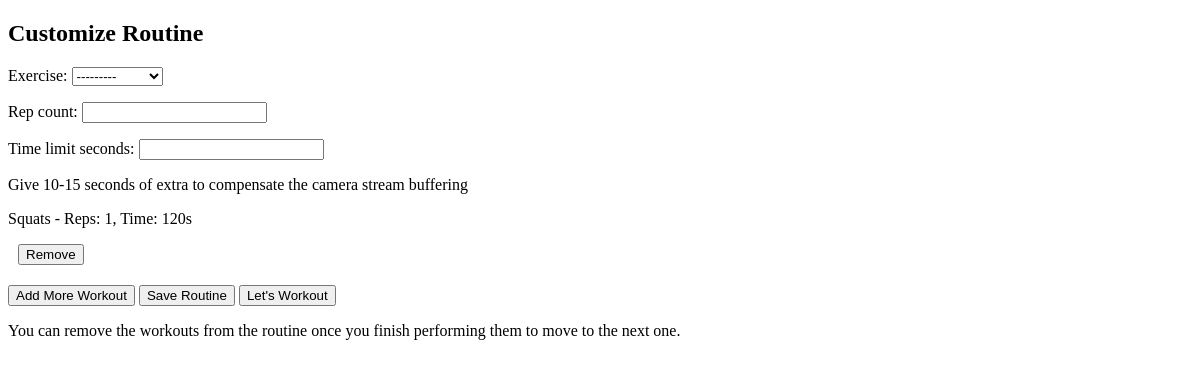
The page /customization/customize-routine/ (signed in) on the database as committed earlier.
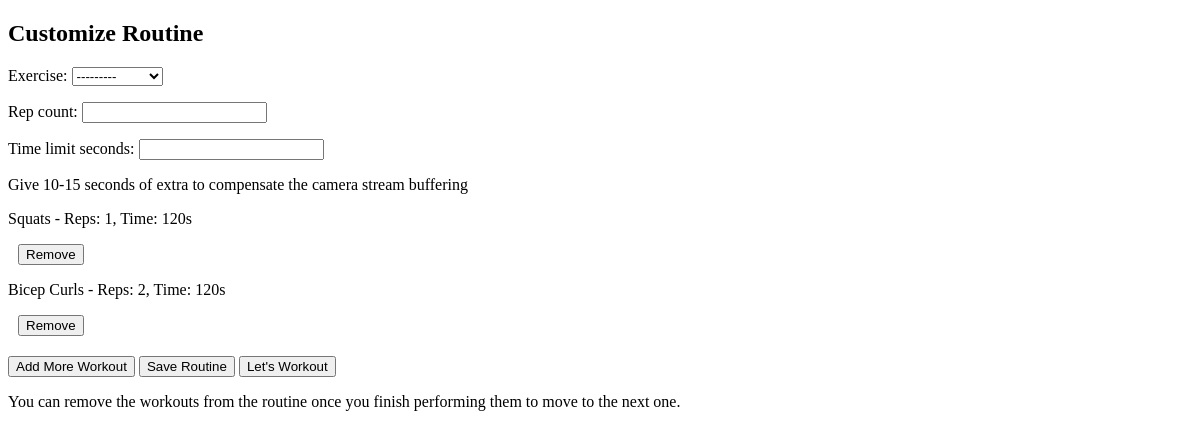
The same page on the database as committed later.
### customization/models.py (models this page shows)
class Workout(models.Model):
    EXERCISE_CHOICES = [
        ('squats', 'Squats'),
        ('bicep_curls', 'Bicep Curls'),
    ]
    routine = models.ForeignKey('Routine', on_delete=models.CASCADE)
    order = models.PositiveIntegerField()
    exercise = models.CharField(max_length=20, choices=EXERCISE_CHOICES)
    rep_count = models.IntegerField()
    time_limit_seconds = models.IntegerField()
    def __str__(self):
        return f'{self.get_exercise_display()} - Reps: {self.rep_count}, Time: {self.time_limit_seconds}s'

### customization/views.py (the view)
# urls.py: path('customize-routine/', customize_routine_view, name='customize_routine'),
@login_required
def customize_routine_view(request):
    routines = Routine.objects.filter(user=request.user)
    if not routines.exists():
        routine = Routine.objects.create(user=request.user)
    else:
        routine = routines.first()
    if request.method == 'POST':
        form = WorkoutForm(request.POST)
        if 'add_more_workout' in request.POST:
            if form.is_valid():
                order = routine.workout_set.count() + 1
                workout = form.save(commit=False)
                workout.routine = routine
                workout.order = order
                workout.save()
        elif 'remove_workout' in request.POST:
            workout_id = request.POST['remove_workout']
            workout = get_object_or_404(Workout, id=workout_id, routine=routine)
            subsequent_workouts = routine.workout_set.filter(order__gt=workout.order)
            for subsequent_workout in subsequent_workouts:
                subsequent_workout.order -= 1
                subsequent_workout.save()
            workout.delete()
        elif 'save_routine' in request.POST:
            return redirect('customize_routine')  # Redirect to refresh the page after submission
        elif 'lets_workout' in request.POST:
            first_workout = routine.workout_set.order_by('order').first()
            if first_workout:
                return redirect('workout_redirect', exercise_name=first_workout.exercise,
                                rep_count=first_workout.rep_count, time_limit=first_workout.time_limit_seconds)
            else:
                return HttpResponse("No workouts in the routine.")
    else:
        form = WorkoutForm()
    workouts = routine.workout_set.all()
    return render(request, 'customization/customize_routine.html', {'form': form, 'workouts': workouts})

### customization/forms.py
class WorkoutForm(forms.ModelForm):
    class Meta:
        model = Workout
        fields = ['exercise', 'rep_count', 'time_limit_seconds']
        widgets = {
            'exercise': forms.Select(attrs={'class': 'form-control'}),
            'rep_count': forms.NumberInput(attrs={'class': 'form-control'}),
            'time_limit_seconds': forms.NumberInput(attrs={'class': 'form-control'}),
        }
    def __init__(self, *args, **kwargs):
        super(WorkoutForm, self).__init__(*args, **kwargs)
        for field_name in self.fields:
            self.fields[field_name].required = False  # Set all fields as optional

### customization/templates/customization/customize_routine.html (shortened to what this page needs)
<!DOCTYPE html>
<html lang="en">
<head>
</head>
<body>
    <h2>Customize Routine</h2>
    <form method="post" action="{% url 'customize_routine' %}" id="workout-form">
        {{ form.as_p }}
        <p>Give 10-15 seconds of extra to compensate the camera stream buffering</p>
        <div id="workouts-container">
            {% for workout in workouts %}
                <div class="workout-item">
                    <p>{{ workout }}</p>
                    <button type="submit" name="remove_workout" value="{{ workout.id }}" class="remove-workout-button">Remove</button>
                </div>
            {% endfor %}
        </div>
        <button type="submit" name="add_more_workout" id="add-workout-button">Add More Workout</button>
        <input type="submit" name="save_routine" id="save-routine-button" value="Save Routine">
        {% if workouts %}
            {% with first_workout=workouts.0 %}
                <button type="submit" name="lets_workout" id="lets-workout-button"
                        formaction="{% url 'workout_redirect' first_workout.exercise first_workout.rep_count first_workout.time_limit_seconds %}">
                    Let's Workout
                </button>
            {% endwith %}
        {% else %}
            <p>No workouts in the routine.</p>
        {% endif %}
    </form>
    <p>You can remove the workouts from the routine once you finish performing them to move to the next one.</p>
</body>
</html>

Rows that differ between the two databases and show on the page:
added Workout: exercise+rep_count+time_limit_seconds "Bicep Curls - Reps: 2, Time: 120s", {{ workout.id }} 110 (drawn)
